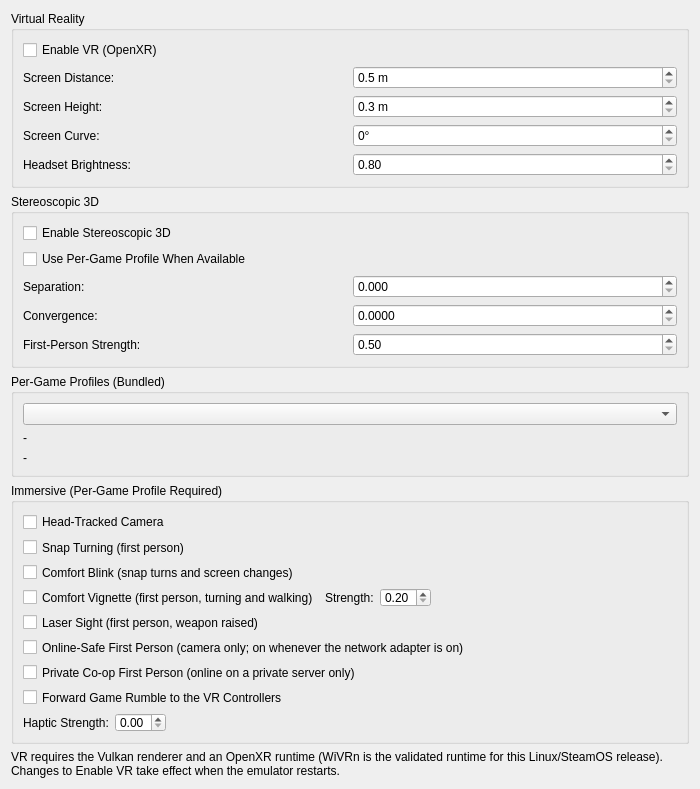
<?xml version="1.0" encoding="UTF-8"?>
<ui version="4.0">
 <class>VRSettingsWidget</class>
 <widget class="QWidget" name="VRSettingsWidget">
  <property name="geometry">
   <rect>
    <x>0</x>
    <y>0</y>
    <width>700</width>
    <height>400</height>
   </rect>
  </property>
  <property name="windowTitle">
   <string/>
  </property>
  <layout class="QVBoxLayout" name="verticalLayout">
   <item>
    <widget class="QGroupBox" name="vrGroup">
     <property name="title">
      <string>Virtual Reality</string>
     </property>
     <layout class="QGridLayout" name="gridLayout">
      <item row="0" column="0" colspan="2">
       <widget class="QCheckBox" name="enable">
        <property name="text">
         <string>Enable VR (OpenXR)</string>
        </property>
       </widget>
      </item>
      <item row="1" column="0">
       <widget class="QLabel" name="screenDistanceLabel">
        <property name="text">
         <string>Screen Distance:</string>
        </property>
        <property name="buddy">
         <cstring>screenDistance</cstring>
        </property>
       </widget>
      </item>
      <item row="1" column="1">
       <widget class="QDoubleSpinBox" name="screenDistance">
        <property name="suffix">
         <string> m</string>
        </property>
        <property name="decimals">
         <number>1</number>
        </property>
        <property name="minimum">
         <double>0.500000000000000</double>
        </property>
        <property name="maximum">
         <double>10.000000000000000</double>
        </property>
        <property name="singleStep">
         <double>0.100000000000000</double>
        </property>
       </widget>
      </item>
      <item row="2" column="0">
       <widget class="QLabel" name="screenHeightLabel">
        <property name="text">
         <string>Screen Height:</string>
        </property>
        <property name="buddy">
         <cstring>screenHeight</cstring>
        </property>
       </widget>
      </item>
      <item row="2" column="1">
       <widget class="QDoubleSpinBox" name="screenHeight">
        <property name="suffix">
         <string> m</string>
        </property>
        <property name="decimals">
         <number>1</number>
        </property>
        <property name="minimum">
         <double>0.300000000000000</double>
        </property>
        <property name="maximum">
         <double>6.000000000000000</double>
        </property>
        <property name="singleStep">
         <double>0.100000000000000</double>
        </property>
       </widget>
      </item>
      <item row="3" column="0">
       <widget class="QLabel" name="screenArcLabel">
        <property name="text">
         <string>Screen Curve:</string>
        </property>
        <property name="buddy">
         <cstring>screenArc</cstring>
        </property>
       </widget>
      </item>
      <item row="3" column="1">
       <widget class="QDoubleSpinBox" name="screenArc">
        <property name="suffix">
         <string>°</string>
        </property>
        <property name="decimals">
         <number>0</number>
        </property>
        <property name="minimum">
         <double>0.000000000000000</double>
        </property>
        <property name="maximum">
         <double>270.000000000000000</double>
        </property>
        <property name="singleStep">
         <double>10.000000000000000</double>
        </property>
       </widget>
      </item>
      <item row="4" column="0">
       <widget class="QLabel" name="brightnessLabel">
        <property name="text">
         <string>Headset Brightness:</string>
        </property>
        <property name="buddy">
         <cstring>brightness</cstring>
        </property>
       </widget>
      </item>
      <item row="4" column="1">
       <widget class="QDoubleSpinBox" name="brightness">
        <property name="decimals">
         <number>2</number>
        </property>
        <property name="minimum">
         <double>0.800000000000000</double>
        </property>
        <property name="maximum">
         <double>1.800000000000000</double>
        </property>
        <property name="singleStep">
         <double>0.050000000000000</double>
        </property>
       </widget>
      </item>
     </layout>
    </widget>
   </item>
   <item>
    <widget class="QGroupBox" name="stereoGroup">
     <property name="title">
      <string>Stereoscopic 3D</string>
     </property>
     <layout class="QGridLayout" name="stereoGridLayout">
      <item row="0" column="0" colspan="2">
       <widget class="QCheckBox" name="stereoMode">
        <property name="text">
         <string>Enable Stereoscopic 3D</string>
        </property>
       </widget>
      </item>
      <item row="1" column="0" colspan="2">
       <widget class="QCheckBox" name="stereoUseProfile">
        <property name="text">
         <string>Use Per-Game Profile When Available</string>
        </property>
       </widget>
      </item>
      <item row="2" column="0">
       <widget class="QLabel" name="stereoSeparationLabel">
        <property name="text">
         <string>Separation:</string>
        </property>
        <property name="buddy">
         <cstring>stereoSeparation</cstring>
        </property>
       </widget>
      </item>
      <item row="2" column="1">
       <widget class="QDoubleSpinBox" name="stereoSeparation">
        <property name="decimals">
         <number>3</number>
        </property>
        <property name="minimum">
         <double>0.000000000000000</double>
        </property>
        <property name="maximum">
         <double>0.100000000000000</double>
        </property>
        <property name="singleStep">
         <double>0.002000000000000</double>
        </property>
       </widget>
      </item>
      <item row="3" column="0">
       <widget class="QLabel" name="stereoConvergenceLabel">
        <property name="text">
         <string>Convergence:</string>
        </property>
        <property name="buddy">
         <cstring>stereoConvergence</cstring>
        </property>
       </widget>
      </item>
      <item row="3" column="1">
       <widget class="QDoubleSpinBox" name="stereoConvergence">
        <property name="decimals">
         <number>4</number>
        </property>
        <property name="minimum">
         <double>0.000000000000000</double>
        </property>
        <property name="maximum">
         <double>200.000000000000000</double>
        </property>
        <property name="singleStep">
         <double>0.001000000000000</double>
        </property>
        <property name="stepType">
         <enum>QAbstractSpinBox::AdaptiveDecimalStepType</enum>
        </property>
       </widget>
      </item>
      <item row="4" column="0">
       <widget class="QLabel" name="fpStereoStrengthLabel">
        <property name="text">
         <string>First-Person Strength:</string>
        </property>
        <property name="buddy">
         <cstring>fpStereoStrength</cstring>
        </property>
       </widget>
      </item>
      <item row="4" column="1">
       <widget class="QDoubleSpinBox" name="fpStereoStrength">
        <property name="decimals">
         <number>2</number>
        </property>
        <property name="minimum">
         <double>0.500000000000000</double>
        </property>
        <property name="maximum">
         <double>1.500000000000000</double>
        </property>
        <property name="singleStep">
         <double>0.050000000000000</double>
        </property>
       </widget>
      </item>
     </layout>
    </widget>
   </item>
   <item>
    <widget class="QGroupBox" name="profilesGroup">
     <property name="title">
      <string>Per-Game Profiles (Bundled)</string>
     </property>
     <layout class="QVBoxLayout" name="profilesLayout">
      <item>
       <widget class="QComboBox" name="profileBrowser"/>
      </item>
      <item>
       <widget class="QLabel" name="profileDetails">
        <property name="text">
         <string>-</string>
        </property>
        <property name="wordWrap">
         <bool>true</bool>
        </property>
       </widget>
      </item>
      <item>
       <widget class="QLabel" name="profileStatus">
        <property name="text">
         <string>-</string>
        </property>
        <property name="wordWrap">
         <bool>true</bool>
        </property>
       </widget>
      </item>
     </layout>
    </widget>
   </item>
   <item>
    <widget class="QGroupBox" name="immersiveGroup">
     <property name="title">
      <string>Immersive (Per-Game Profile Required)</string>
     </property>
     <layout class="QVBoxLayout" name="immersiveLayout">
      <item>
       <widget class="QCheckBox" name="headCamera">
        <property name="text">
         <string>Head-Tracked Camera</string>
        </property>
       </widget>
      </item>
      <item>
       <widget class="QCheckBox" name="snapTurn">
        <property name="text">
         <string>Snap Turning (first person)</string>
        </property>
       </widget>
      </item>
      <item>
       <widget class="QCheckBox" name="comfortBlink">
        <property name="text">
         <string>Comfort Blink (snap turns and screen changes)</string>
        </property>
       </widget>
      </item>
      <item>
       <layout class="QHBoxLayout" name="comfortVignetteLayout">
        <item>
         <widget class="QCheckBox" name="comfortVignette">
          <property name="text">
           <string>Comfort Vignette (first person, turning and walking)</string>
          </property>
         </widget>
        </item>
        <item>
         <widget class="QLabel" name="vignetteStrengthLabel">
          <property name="text">
           <string>Strength:</string>
          </property>
          <property name="buddy">
           <cstring>vignetteStrength</cstring>
          </property>
         </widget>
        </item>
        <item>
         <widget class="QDoubleSpinBox" name="vignetteStrength">
          <property name="decimals">
           <number>2</number>
          </property>
          <property name="minimum">
           <double>0.200000000000000</double>
          </property>
          <property name="maximum">
           <double>1.000000000000000</double>
          </property>
          <property name="singleStep">
           <double>0.100000000000000</double>
          </property>
         </widget>
        </item>
        <item>
         <spacer name="comfortVignetteSpacer">
          <property name="orientation">
           <enum>Qt::Orientation::Horizontal</enum>
          </property>
          <property name="sizeHint" stdset="0">
           <size>
            <width>40</width>
            <height>20</height>
           </size>
          </property>
         </spacer>
        </item>
       </layout>
      </item>
      <item>
       <widget class="QCheckBox" name="laserSight">
        <property name="text">
         <string>Laser Sight (first person, weapon raised)</string>
        </property>
       </widget>
      </item>
      <item>
       <widget class="QCheckBox" name="onlineSafe">
        <property name="text">
         <string>Online-Safe First Person (camera only; on whenever the network adapter is on)</string>
        </property>
       </widget>
      </item>
      <item>
       <widget class="QCheckBox" name="privateCoopFirstPerson">
        <property name="text">
         <string>Private Co-op First Person (online on a private server only)</string>
        </property>
       </widget>
      </item>
      <item>
       <widget class="QCheckBox" name="gameRumble">
        <property name="text">
         <string>Forward Game Rumble to the VR Controllers</string>
        </property>
       </widget>
      </item>
      <item>
       <layout class="QHBoxLayout" name="hapticStrengthLayout">
        <item>
         <widget class="QLabel" name="hapticStrengthLabel">
          <property name="text">
           <string>Haptic Strength:</string>
          </property>
          <property name="buddy">
           <cstring>hapticStrength</cstring>
          </property>
         </widget>
        </item>
        <item>
         <widget class="QDoubleSpinBox" name="hapticStrength">
          <property name="decimals">
           <number>2</number>
          </property>
          <property name="minimum">
           <double>0.000000000000000</double>
          </property>
          <property name="maximum">
           <double>1.000000000000000</double>
          </property>
          <property name="singleStep">
           <double>0.100000000000000</double>
          </property>
         </widget>
        </item>
        <item>
         <spacer name="hapticStrengthSpacer">
          <property name="orientation">
           <enum>Qt::Orientation::Horizontal</enum>
          </property>
          <property name="sizeHint" stdset="0">
           <size>
            <width>40</width>
            <height>20</height>
           </size>
          </property>
         </spacer>
        </item>
       </layout>
      </item>
     </layout>
    </widget>
   </item>
   <item>
    <widget class="QLabel" name="noteLabel">
     <property name="text">
      <string>VR requires the Vulkan renderer and an OpenXR runtime (WiVRn is the validated runtime for this Linux/SteamOS release). Changes to Enable VR take effect when the emulator restarts.</string>
     </property>
     <property name="wordWrap">
      <bool>true</bool>
     </property>
    </widget>
   </item>
   <item>
    <spacer name="verticalSpacer">
     <property name="orientation">
      <enum>Qt::Orientation::Vertical</enum>
     </property>
     <property name="sizeHint" stdset="0">
      <size>
       <width>20</width>
       <height>0</height>
      </size>
     </property>
    </spacer>
   </item>
  </layout>
 </widget>
 <tabstops>
  <tabstop>enable</tabstop>
  <tabstop>screenDistance</tabstop>
  <tabstop>screenHeight</tabstop>
  <tabstop>brightness</tabstop>
  <tabstop>stereoMode</tabstop>
  <tabstop>stereoUseProfile</tabstop>
  <tabstop>stereoSeparation</tabstop>
  <tabstop>stereoConvergence</tabstop>
  <tabstop>profileBrowser</tabstop>
  <tabstop>headCamera</tabstop>
  <tabstop>snapTurn</tabstop>
  <tabstop>comfortBlink</tabstop>
  <tabstop>comfortVignette</tabstop>
  <tabstop>vignetteStrength</tabstop>
  <tabstop>laserSight</tabstop>
  <tabstop>onlineSafe</tabstop>
  <tabstop>privateCoopFirstPerson</tabstop>
  <tabstop>gameRumble</tabstop>
  <tabstop>hapticStrength</tabstop>
 </tabstops>
 <resources/>
 <connections/>
</ui>
